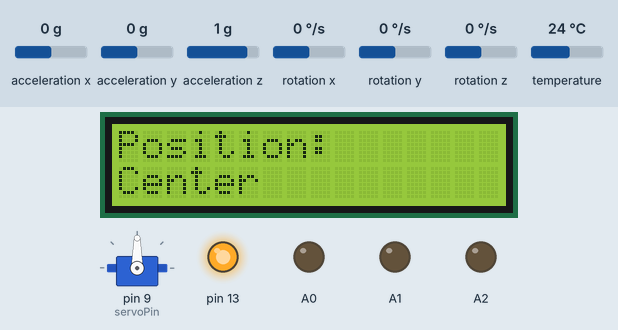
Simulated run of this sketch. Board: Arduino Uno, built with avr-gcc and run on an emulated ATmega328P. Shown: servo, 16×2 character LCD, output pins drawn as LEDs (lit = HIGH). The test bench sets the inputs (shaded band); at power-on: acceleration y 0 g, acceleration x 0 g, acceleration z 1 g, rotation x 0 °/s, rotation y 0 °/s, rotation z 0 °/s, temperature 24 °C. What the sketch prints to the serial monitor is not drawn.

Above: at 2.3 s.
2.4 s: acceleration y set to -1.4 g
At 4.2 s:
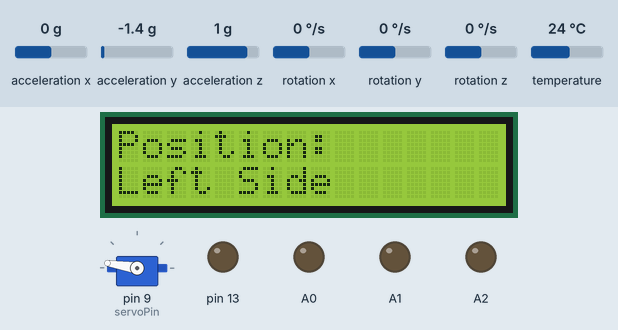
5.4 s: acceleration y set to 0.8 g
At 7.7 s:
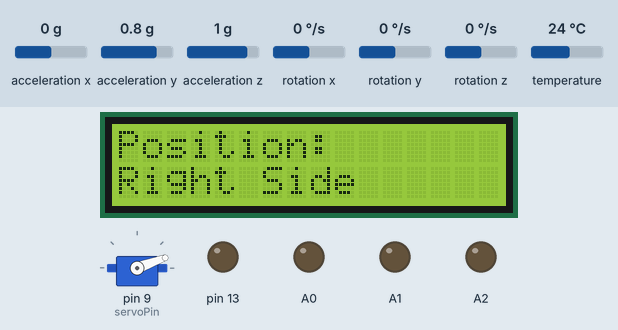
8.4 s: acceleration y set to -0.8 g
At 9.7 s:
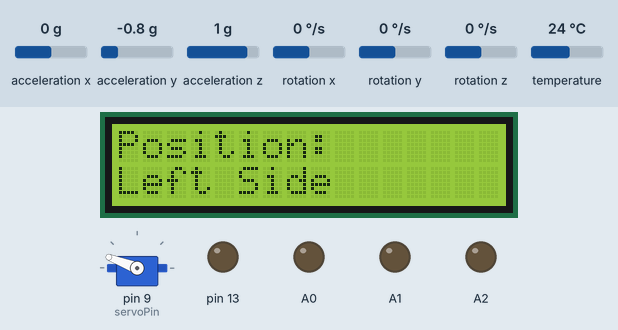
11.4 s: acceleration y set to 0 g
At 11.59 s:
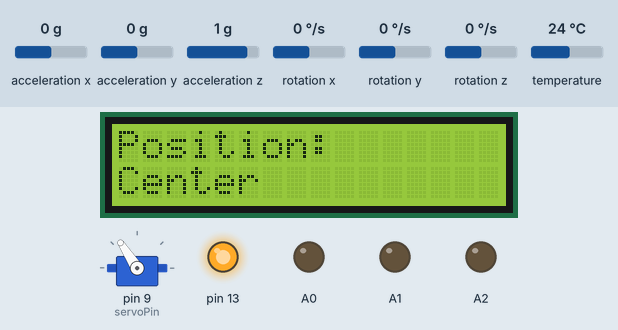
14.4 s: acceleration y set to -1.4 g
At 14.61 s:
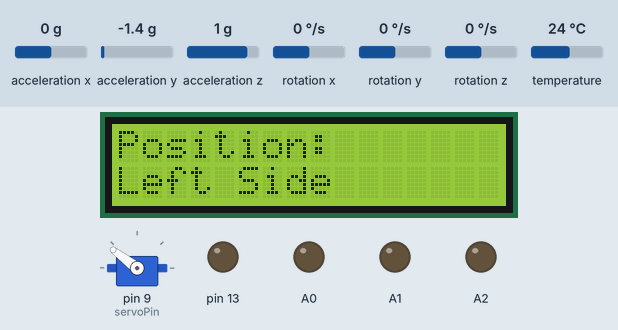
17.4 s: acceleration y set to 1.4 g
At 17.6 s:
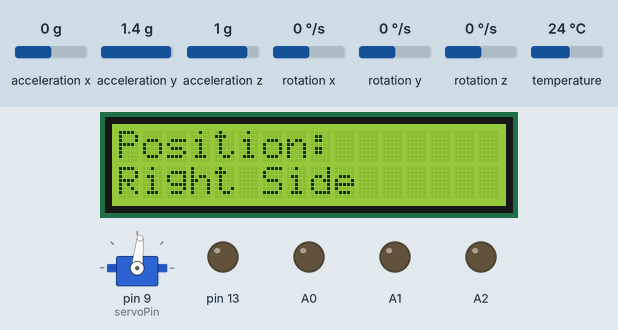
Timing chart, 0 to 20.4 s (numbered marks = the images above; inputs shaded):
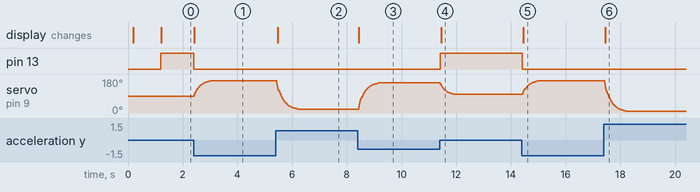

The sketch:

Airline_stabilizer.ino
```cpp
#include <Adafruit_MPU6050.h>
#include <Adafruit_Sensor.h>
#include <Wire.h>
#include <Servo.h> // Include the Servo library
#include <LiquidCrystal_I2C.h> // Include the LCD library

// Pin definitions for LEDs
int L1 = 13;
int L2 = 12;
int L3 = 11;
int L4 = 10;
int L5 = 9;
int L6 = 8;
int L7 = 7;
int L8 = 6;
int L9 = 5;
int L10 = 4;
int L11 = 3;
int L12 = 2;
int L13 = A0;
int L14 = A1;
int L15 = A2;

// Servo pin definition
int servoPin = 9;

Adafruit_MPU6050 mpu;
Servo myServo; // Create a servo object
LiquidCrystal_I2C lcd(0x27, 16, 2); // Set the LCD I2C address (usually 0x27) and size (16x2)

void setup(void) {
  Serial.begin(115200);

  // Try to initialize MPU6050
  if (!mpu.begin()) {
    Serial.println("Failed to find MPU6050 chip");
    while (1) {
      delay(10);
    }
  }
  Serial.println("MPU6050 Found!");

  // Set accelerometer and gyro ranges
  mpu.setAccelerometerRange(MPU6050_RANGE_8_G);
  mpu.setGyroRange(MPU6050_RANGE_500_DEG);
  mpu.setFilterBandwidth(MPU6050_BAND_21_HZ);

  delay(100);

  // Set pinMode for LEDs
  for (int pin = L1; pin <= L15; pin++) {
    pinMode(pin, OUTPUT);
  }

  // Attach the servo to the pin
  myServo.attach(servoPin);

  // Initialize the LCD
  lcd.begin();
  lcd.backlight();
  lcd.setCursor(0, 0);
  lcd.print("MPU6050 Status:");
  lcd.setCursor(0, 1);
  lcd.print("Initializing...");
  delay(1000);
  lcd.setCursor(0, 1);
  lcd.print("Ready");
}

void loop() {
  // Get new sensor events with the readings
  sensors_event_t a, g, temp;
  mpu.getEvent(&a, &g, &temp);

  // Update LEDs based on Y-axis acceleration
  updateLEDs(a.acceleration.y);

  // Control the servo based on Y-axis acceleration
  controlServo(a.acceleration.y);

  // Update LCD display based on Y-axis acceleration
  updateLCD(a.acceleration.y);
}

// Update LED states based on Y-axis acceleration
void updateLEDs(float accelY) {
  for (int i = 1; i <= 15; i++) {
    float thresholdLow = (i - 1) * 0.5;
    float thresholdHigh = i * 0.5;

    if (accelY > -thresholdHigh && accelY <= -thresholdLow) {
      digitalWrite(i + L1 - 1, HIGH);  // LEDs from L1 to L15
    } else {
      digitalWrite(i + L1 - 1, LOW);
    }
  }
}

// Control the servo based on Y-axis acceleration
void controlServo(float accelY) {
  static int lastServoAngle = 90;
  int servoAngle;

  // Smooth servo movement for better control
  if (accelY == 0) {
    servoAngle = 90; // Center position
  } else if (accelY < 0) {
    servoAngle = 90 + (accelY * -10); // Tilt to the left (clockwise)
  } else {
    servoAngle = 90 - (accelY * 10); // Tilt to the right (anticlockwise)
  }

  // Constrain servo angle to valid range [0, 180]
  servoAngle = constrain(servoAngle, 0, 180);

  // Smooth transition for servo movement
  int smoothAngle = lastServoAngle + (servoAngle - lastServoAngle) / 10;  // Smoothing effect
  myServo.write(smoothAngle);
  lastServoAngle = smoothAngle;
}

// Update the LCD display based on Y-axis acceleration
void updateLCD(float accelY) {
  lcd.clear();
  lcd.setCursor(0, 0);
  lcd.print("Position:");

  lcd.setCursor(0, 1);
  if (accelY == 0) {
    lcd.print("Center");
  } else if (accelY < 0) {
    lcd.print("Left Side");
  } else {
    lcd.print("Right Side");
  }
}
```

Measured:
- after the input at 2.4 s, pin 13: HIGH → LOW at once; servo on pin 9 (servoPin): moves from 90° to 171° over 0.60 s, starting at once; the display: changes at once (image 1)
- after the input at 5.4 s, servo on pin 9 (servoPin): moves from 171° to 20° over 0.78 s, starting at once; the display: changes after 0.07 s (image 2)
- after the input at 8.4 s, servo on pin 9 (servoPin): moves from 20° to 159° over 0.72 s, starting at once; the display: changes at once (image 3)
- after the input at 11.4 s, pin 13: LOW → HIGH at once; servo on pin 9 (servoPin): moves from 159° to 99° over 0.49 s, starting at once; the display: changes after 0.05 s (image 4)
- after the input at 14.4 s, pin 13: HIGH → LOW at once; servo on pin 9 (servoPin): moves from 99° to 171° over 0.58 s, starting at once; the display: changes after 0.06 s (image 5)
- after the input at 17.4 s, servo on pin 9 (servoPin): moves from 171° to 9° over 0.81 s, starting at once; the display: changes after 0.05 s (image 6)
